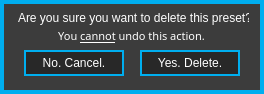
<?xml version="1.0" encoding="UTF-8"?>
<ui version="4.0">
 <class>deleteDialogForm</class>
 <widget class="QWidget" name="deleteDialogForm">
  <property name="geometry">
   <rect>
    <x>0</x>
    <y>0</y>
    <width>264</width>
    <height>94</height>
   </rect>
  </property>
  <property name="windowTitle">
   <string>Delete Preset</string>
  </property>
  <property name="styleSheet">
   <string notr="true">QWidget
{
	background:	 rgb(60, 60, 60);
	border: 4px solid rgb(0,174,239);
}

/* ---------- QLabels ------------*/
QLabel
{
	background:		rgba(0,0,0,0);
	color: 				white;
	font: 				10pt &quot;Corbel&quot;;
	border:				none;
}

QLabel:hover
{
	border:				none;
}  

/*-------QPushButton-------*/
QPushButton
{
	font: 10px &quot;Corbel&quot;;
	color: white;
	border: 2px solid rgb(0, 174, 239);
	background: rgb(20, 20, 20);
}

QPushButton:pressed
{
	background-color: rgb(0, 174, 239);
}

/*-------QToolButton-------*/
QToolButton
{
	font: 12px &quot;Corbel&quot;;
	color: white;
	border: 2px solid rgb(0, 174, 239);
	background: rgb(40, 40, 40);
}

QToolButton:pressed
{
	background-color: rgb(0, 174, 239);
}



/*-------QToolTip-------*/
QToolTip
{
	font: 10px &quot;Corbel&quot;;
	color: rgb(255, 255, 255);
	background: rgba(40, 40, 40, 140);
	border: 1px solid rgb(120, 120, 120);
	padding: 2px;
}</string>
  </property>
  <widget class="QLabel" name="label">
   <property name="geometry">
    <rect>
     <x>18</x>
     <y>10</y>
     <width>231</width>
     <height>16</height>
    </rect>
   </property>
   <property name="text">
    <string>&lt;!DOCTYPE HTML PUBLIC &quot;-//W3C//DTD HTML 4.0//EN&quot; &quot;http://www.w3.org/TR/REC-html40/strict.dtd&quot;&gt;
&lt;html&gt;&lt;head&gt;&lt;meta name=&quot;qrichtext&quot; content=&quot;1&quot; /&gt;&lt;style type=&quot;text/css&quot;&gt;
p, li { white-space: pre-wrap; }
&lt;/style&gt;&lt;/head&gt;&lt;body style=&quot; font-family:'Futura-Normal'; font-size:10pt; font-weight:400; font-style:normal;&quot;&gt;
&lt;p style=&quot; margin-top:0px; margin-bottom:0px; margin-left:0px; margin-right:0px; -qt-block-indent:0; text-indent:0px;&quot;&gt;&lt;span style=&quot; font-size:9pt;&quot;&gt;Are you sure you want to delete this preset?&lt;/span&gt;&lt;/p&gt;&lt;/body&gt;&lt;/html&gt;</string>
   </property>
   <property name="alignment">
    <set>Qt::AlignCenter</set>
   </property>
  </widget>
  <widget class="QToolButton" name="cancel">
   <property name="geometry">
    <rect>
     <x>24</x>
     <y>50</y>
     <width>100</width>
     <height>26</height>
    </rect>
   </property>
   <property name="toolTip">
    <string>&quot;I've made a huge mistake.&quot;</string>
   </property>
   <property name="styleSheet">
    <string notr="true">QToolTip
{
	min-height: 16px;
}</string>
   </property>
   <property name="text">
    <string>No. Cancel.</string>
   </property>
  </widget>
  <widget class="QToolButton" name="delete_2">
   <property name="geometry">
    <rect>
     <x>140</x>
     <y>50</y>
     <width>100</width>
     <height>26</height>
    </rect>
   </property>
   <property name="toolTip">
    <string>&quot;Exterminate!&quot;</string>
   </property>
   <property name="styleSheet">
    <string notr="true">QToolTip
{
	min-height: 16px;
}</string>
   </property>
   <property name="text">
    <string>Yes. Delete.</string>
   </property>
  </widget>
  <widget class="QLabel" name="label_2">
   <property name="geometry">
    <rect>
     <x>26</x>
     <y>26</y>
     <width>211</width>
     <height>21</height>
    </rect>
   </property>
   <property name="font">
    <font>
     <family>Corbel</family>
     <pointsize>9</pointsize>
     <weight>50</weight>
     <italic>false</italic>
     <bold>false</bold>
    </font>
   </property>
   <property name="styleSheet">
    <string notr="true">font: 9pt &quot;Corbel&quot;;</string>
   </property>
   <property name="text">
    <string>&lt;!DOCTYPE HTML PUBLIC &quot;-//W3C//DTD HTML 4.0//EN&quot; &quot;http://www.w3.org/TR/REC-html40/strict.dtd&quot;&gt;
&lt;html&gt;&lt;head&gt;&lt;meta name=&quot;qrichtext&quot; content=&quot;1&quot; /&gt;&lt;style type=&quot;text/css&quot;&gt;
p, li { white-space: pre-wrap; }
&lt;/style&gt;&lt;/head&gt;&lt;body style=&quot; font-family:'Corbel'; font-size:9pt; font-weight:400; font-style:normal;&quot;&gt;
&lt;p style=&quot; margin-top:0px; margin-bottom:0px; margin-left:0px; margin-right:0px; -qt-block-indent:0; text-indent:0px;&quot;&gt;&lt;span style=&quot; font-size:8pt;&quot;&gt;You &lt;/span&gt;&lt;span style=&quot; font-size:8pt; text-decoration: underline;&quot;&gt;cannot&lt;/span&gt;&lt;span style=&quot; font-size:8pt;&quot;&gt; undo this action.&lt;/span&gt;&lt;/p&gt;&lt;/body&gt;&lt;/html&gt;</string>
   </property>
   <property name="alignment">
    <set>Qt::AlignCenter</set>
   </property>
  </widget>
 </widget>
 <resources/>
 <connections/>
</ui>
